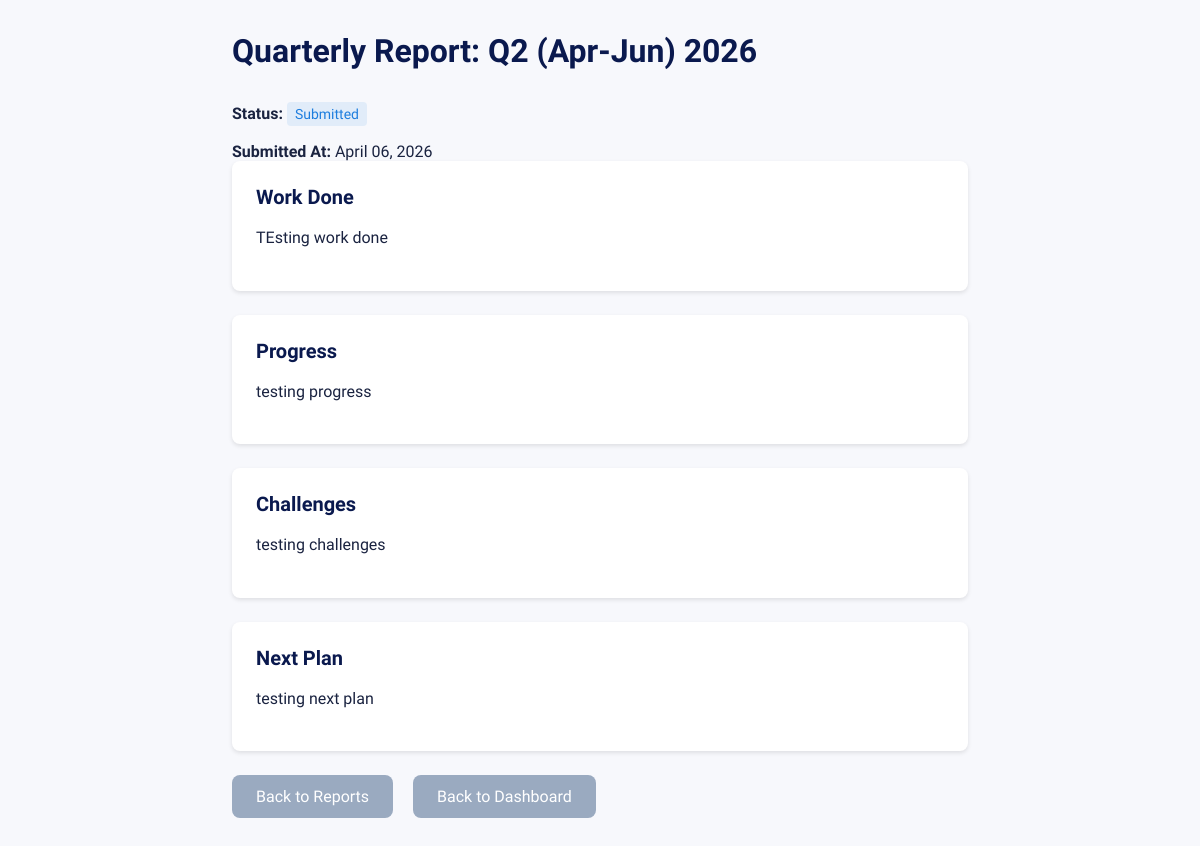
/students/reports/1/ (signed in), run on the app's committed database.
### students/models.py (models this page shows, shortened)
class QuarterlyReport(models.Model):
    QUARTER_CHOICES = [
        ('Q1', 'Q1 (Jan-Mar)'),
        ('Q2', 'Q2 (Apr-Jun)'),
        ('Q3', 'Q3 (Jul-Sep)'),
        ('Q4', 'Q4 (Oct-Dec)'),
    ]
    STATUS_CHOICES = [
        ('draft', 'Draft'),
        ('submitted', 'Submitted'),
        ('reviewed', 'Reviewed'),
    ]
    student = models.ForeignKey(Student, on_delete=models.CASCADE, related_name="quarterly_reports")
    quarter = models.CharField(max_length=2, choices=QUARTER_CHOICES)
    year = models.IntegerField()
    work_done = models.TextField()
    progress = models.TextField()
    challenges = models.TextField(blank=True, null=True)
    supervisor_feedback = models.TextField(blank=True, null=True)
    next_plan = models.TextField()
    submitted_at = models.DateTimeField(auto_now_add=True)
    status = models.CharField(max_length=20, choices=STATUS_CHOICES, default='draft')
    is_late = models.BooleanField(default=False)
    class Meta:
        unique_together = ('student', 'quarter', 'year')

### students/views.py (the view)
# urls.py: path('reports/<int:pk>/', detail_quarterly_report, name='detail_quarterly_report'),
@login_required
def detail_quarterly_report(request, pk):
    student = get_object_or_404(Student, user=request.user)
    report = get_object_or_404(QuarterlyReport, pk=pk, student=student)
    return render(request, 'students/quarterly_report_detail.html', {'report': report})

### templates/students/quarterly_report_detail.html (shortened to what this page needs)
{% load static %}
<!DOCTYPE html>
<html lang="en">
<head>
</head>
<body>
<div class="container">
    <h1>Quarterly Report: {{ report.get_quarter_display }} {{ report.year }}</h1>
    <p><strong>Status:</strong> <span class="status {{ report.status }}">{{ report.get_status_display }}</span></p>
    <p><strong>Submitted At:</strong> {{ report.submitted_at|date:"F d, Y" }}</p>
    <div class="report-section">
        <h2>Work Done</h2>
        <p>{{ report.work_done|linebreaks }}</p>
    </div>
    <div class="report-section">
        <h2>Progress</h2>
        <p>{{ report.progress|linebreaks }}</p>
    </div>
    {% if report.challenges %}
    <div class="report-section">
        <h2>Challenges</h2>
        <p>{{ report.challenges|linebreaks }}</p>
    </div>
    {% endif %}
    <div class="report-section">
        <h2>Next Plan</h2>
        <p>{{ report.next_plan|linebreaks }}</p>
    </div>
    <div>
        <a href="{% url 'list_quarterly_reports' %}" class="btn btn-secondary">Back to Reports</a>
        <a href="{% url 'student_dashboard' %}" class="btn btn-secondary">Back to Dashboard</a>
    </div>
</div>
</body>
</html>

### templates/students/quarterly_report_detail.html (style rules this page uses)
:root { --navy:#0A194E; --navy2:#0D2260; --amber:#FFC107; --amber2:#FFD54F; --amber-dark:#E6AD00; --white:#FFFFFF; --off:#F7F8FC; --off2:#EEF1F8; --text:#1A2340; --muted:#5A6A8A; --soft:#9AAAC0; --border:#DDE3F0; --green:#1DA462; --green-dim:rgba(29,164,98,0.1); --red:#E53935; --red-dim:rgba(229,57,53,0.1); --blue:#1E7EDE; --blue-dim:rgba(30,126,222,0.1); --orange:#F57C00; --orange-dim:rgba(245,124,0,0.1); --sidebar-w:230px }
*,*::before,*::after { box-sizing:border-box;margin:0;padding:0 }
body { font-family:'Plus Jakarta Sans',sans-serif; background:var(--off); color:var(--text); min-height:100vh; }
.container { max-width:800px; margin:0 auto; padding:2rem; }
h1 { color:var(--navy); margin-bottom:2rem; }
.report-section { background:var(--white); padding:1.5rem; border-radius:0.5rem; margin-bottom:1.5rem; box-shadow:0 2px 4px rgba(0,0,0,0.1); }
.report-section h2 { color:var(--navy); margin-bottom:1rem; font-size:1.25rem; }
.report-section p { line-height:1.6; margin-bottom:1rem; }
.status { padding:0.25rem 0.5rem; border-radius:0.25rem; font-size:0.875rem; font-weight:500; display:inline-block; margin-bottom:1rem; }
.status.submitted { background:var(--blue-dim); color:var(--blue); }
.btn { background:var(--navy); color:var(--white); padding:0.75rem 1.5rem; border:none; border-radius:0.5rem; cursor:pointer; font-size:1rem; text-decoration:none; display:inline-block; margin-right:1rem; }
.btn-secondary { background:var(--soft); color:var(--white); }

### data on the page
QuarterlyReport: quarter "Q2 (Apr-Jun)", year "2026", status "Submitted", submitted_at "April 06, 2026", work_done "TEsting work done", progress "testing progress", challenges "testing challenges", next_plan "testing next plan"
